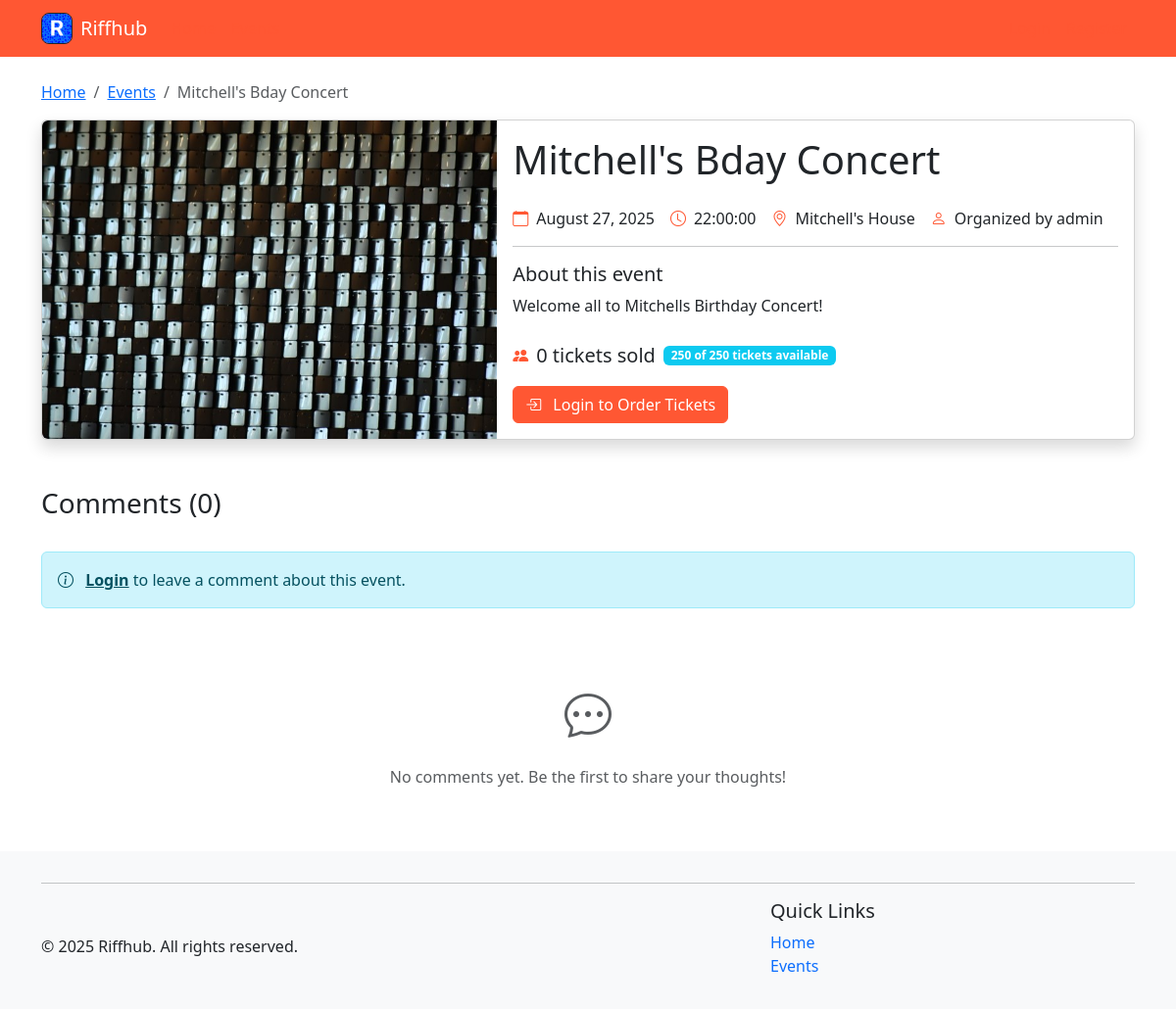
The app's page /events/2, older data.
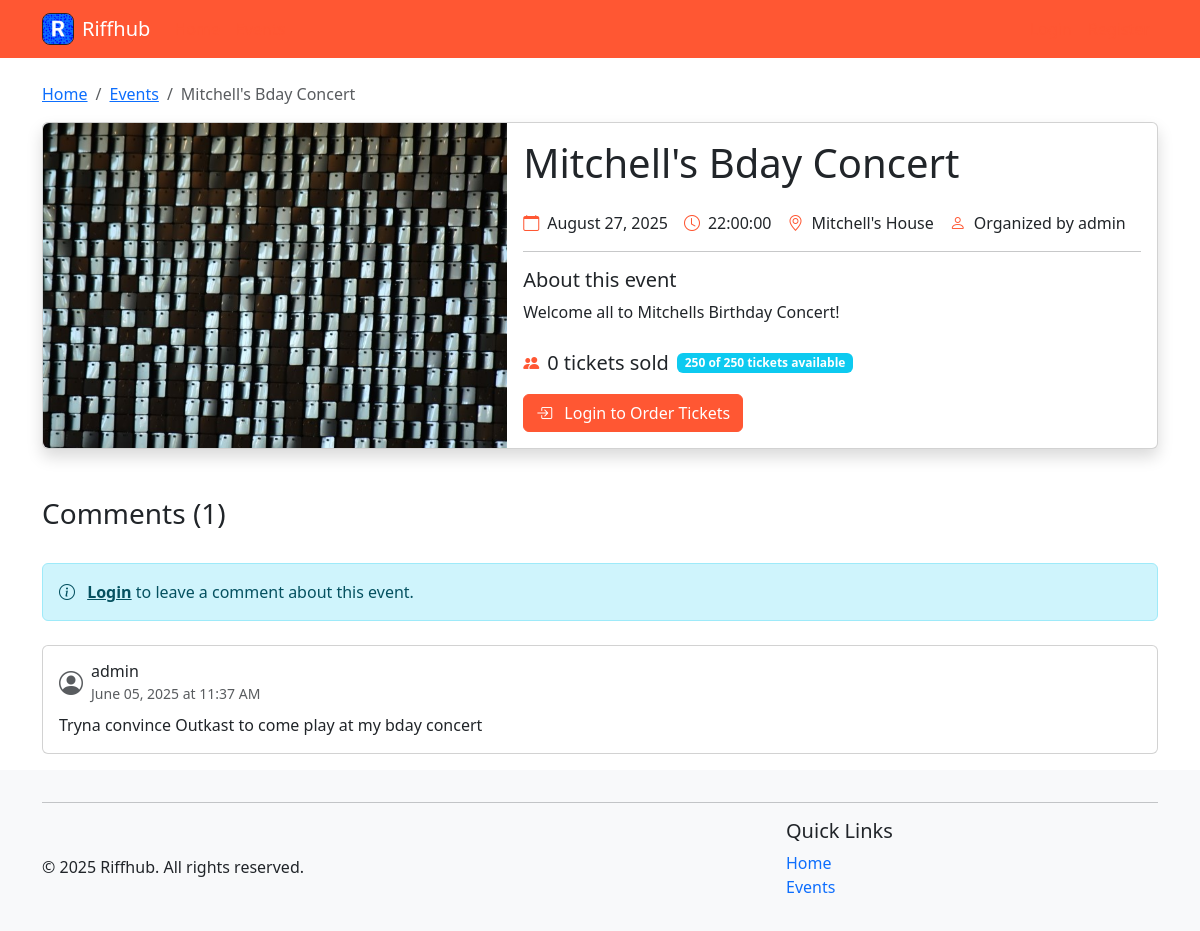
The same page, newer data.
### riffhub/models.py (models this page shows, shortened)
class Event(db.Model):
    __tablename__ = 'events'
    id = db.Column(db.Integer, primary_key=True)
    title = db.Column(db.String(120), nullable=False)
    description = db.Column(db.Text)
    genre_id = db.Column(db.Integer, db.ForeignKey('genres.id'))
    date = db.Column(db.Date, nullable=False)
    time = db.Column(Time, nullable=False)
    location = db.Column(db.String(120))
    image = db.Column(db.String(255))
    capacity = db.Column(db.Integer, default=0)  # 0 means unlimited capacity
    price = db.Column(db.Double, default=0)  # 0 means free entry
    organizer_id = db.Column(db.Integer, db.ForeignKey('users.id'))
    created_at = db.Column(db.DateTime, default=datetime.utcnow)
    tickets = db.relationship('Ticket', backref='event', lazy='dynamic', cascade='all, delete-orphan')
    comments = db.relationship('Comment', backref='event', lazy='dynamic', cascade='all, delete-orphan')
    performances = db.relationship('Performance', backref='event', lazy='dynamic', cascade='all, delete-orphan')
    @property
    def ticket_count(self):
        from riffhub.models import Order  # Import here to avoid circular imports
        return db.session.query(db.func.sum(Ticket.quantity))\
            .join(Order)\
            .filter(Ticket.event_id == self.id)\
            .filter(Order.status == 'completed')\
            .scalar() or 0
    @property
    def available_tickets(self):
        if self.capacity <= 0:  # Unlimited capacity
            return None
        return max(0, self.capacity - self.ticket_count)

class User(db.Model):
    __tablename__ = 'users'
    id = db.Column(db.Integer, primary_key=True)
    username = db.Column(db.String(80), unique=True, nullable=False)
    email = db.Column(db.String(120), unique=True, nullable=False)
    password_hash = db.Column(db.String(128), nullable=False)
    created_at = db.Column(db.DateTime, default=datetime.utcnow)
    events = db.relationship('Event', backref='organizer', lazy='dynamic', cascade='all, delete-orphan')
    orders = db.relationship('Order', backref='user', lazy='dynamic', cascade='all, delete-orphan')
    comments = db.relationship('Comment', backref='user', lazy='dynamic', cascade='all, delete-orphan')
    bands = db.relationship('Band', backref='user', lazy='dynamic', cascade='all, delete-orphan')
    genres = db.relationship('Genre', backref='user', lazy='dynamic', cascade='all, delete-orphan')
    @property
    def password(self):
        raise AttributeError('password is not a readable attribute')

class Comment(db.Model):
    __tablename__ = 'comments'
    id = db.Column(db.Integer, primary_key=True)
    user_id = db.Column(db.Integer, db.ForeignKey('users.id'), nullable=False)
    event_id = db.Column(db.Integer, db.ForeignKey('events.id'), nullable=False)
    body = db.Column(db.Text, nullable=False)
    created_at = db.Column(db.DateTime, default=datetime.utcnow)

### riffhub/blueprints/events/routes.py (the view, shortened to what this page needs)
@bp.route('/<int:event_id>')
def detail(event_id):
    event = Event.query.get_or_404(event_id)
    has_tickets = False
    ticket_count = 0
    comments = Comment.query.filter_by(event_id=event_id).order_by(Comment.created_at.desc()).all()
    comment_form = None
    if 'user_id' in session:
        comment_form = CommentForm()
    current_date = date.today()
    return render_template('detail.html',
                          event=event,
                          has_tickets=has_tickets,
                          ticket_count=ticket_count,
                          comments=comments,
                          comment_form=comment_form,
                          current_date=current_date)

### riffhub/helpers.py (called while the page is built)
def utility_processor():
    def format_date(date_str):
        try:
            if isinstance(date_str, str):
                date_obj = datetime.strptime(date_str, '%Y-%m-%d')
                return date_obj.strftime('%B %d, %Y')
            return date_str.strftime('%B %d, %Y')
        except:
            return date_str
    return dict(format_date=format_date, now=datetime.now())

### riffhub/blueprints/events/templates/detail.html (shortened to what this page needs)
{% extends "base.html" %}
{% block content %}
<nav aria-label="breadcrumb">
    <ol class="breadcrumb">
        <li class="breadcrumb-item"><a href="{{ url_for('main.index') }}">Home</a></li>
        <li class="breadcrumb-item"><a href="{{ url_for('events.list') }}">Events</a></li>
        <li class="breadcrumb-item active" aria-current="page">{{ event.title }}</li>
    </ol>
</nav>
<div class="card shadow mb-4">
    <div class="row g-0">
        {% if event.image %}
        <div class="col-md-5">
            <img src="{{ url_for('static', filename='uploads/' + event.image) }}" class="img-fluid rounded-start"
                alt="{{ event.title }}" style="width: 100%; height: 100%; object-fit: cover;">
        </div>
        {% endif %}
        <div class="col-md-{% if event.image %}7{% else %}12{% endif %}">
            <div class="card-body">
                <div class="d-flex justify-content-between align-items-start">
                    <h1 class="card-title">{{ event.title }}</h1>
                </div>
                <div class="d-flex flex-wrap gap-3 my-3">
                    <div class="d-flex align-items-center">
                        <i class="bi bi-calendar me-2 text-primary"></i>
                        <span>{{ format_date(event.date) }}</span>
                    </div>
                    {% if event.time %}
                    <div class="d-flex align-items-center">
                        <i class="bi bi-clock me-2 text-primary"></i>
                        <span>{{ event.time }}</span>
                    </div>
                    {% endif %}
                    {% if event.location %}
                    <div class="d-flex align-items-center">
                        <i class="bi bi-geo-alt me-2 text-primary"></i>
                        <span>{{ event.location }}</span>
                    </div>
                    {% endif %}
                    <div class="d-flex align-items-center">
                        <i class="bi bi-person me-2 text-primary"></i>
                        <span>Organized by {{ event.organizer.username }}</span>
                    </div>
                </div>
                <hr>
                <h5>About this event</h5>
                <p class="card-text">{{ event.description.replace('\n', '<br>') | safe }}</p>
                <div class="mt-4">
                    <div class="d-flex align-items-center mb-3">
                        <i class="bi bi-people-fill me-2 text-primary"></i>
                        <span class="fs-5">{{ event.ticket_count }} tickets sold</span>
                        {% if event.capacity > 0 %}
                        <span class="badge bg-info ms-2">
                            {{ event.available_tickets }} of {{ event.capacity }} tickets available
                        </span>
                        {% endif %}
                    </div>
                    {% if session.user_id %}
                    {% if has_tickets %}
                    <div class="alert alert-success mb-3">
                        <i class="bi bi-check-circle me-2"></i>
                        You have {{ ticket_count }} ticket(s) for this event
                    </div>
                    <form action="{{ url_for('events.cancel_tickets', event_id=event.id) }}" method="post"
                        onsubmit="return confirm('Are you sure you want to cancel your tickets?');">
                        <input type="hidden" name="csrf_token" value="{{ csrf_token() }}" />
                        <button type="submit" class="btn btn-outline-danger">
                            <i class="bi bi-calendar-x me-2"></i> Cancel My Tickets
                        </button>
                    </form>
                    {% elif not event.is_full %}
                    <a href="{{ url_for('events.order_tickets', event_id=event.id) }}" class="btn btn-primary">
                        <i class="bi bi-ticket-perforated me-2"></i> Order Tickets
                    </a>
                    {% else %}
                    <div class="alert alert-warning">
                        <i class="bi bi-exclamation-triangle me-2"></i>
                        This event is sold out
                    </div>
                    {% endif %}
                    {% else %}
                    <a href="{{ url_for('auth.login') }}" class="btn btn-primary">
                        <i class="bi bi-box-arrow-in-right me-2"></i> Login to Order Tickets
                    </a>
                    {% endif %}
                </div>
            </div>
        </div>
    </div>
</div>
<div class="mt-5">
    <div class="d-flex justify-content-between align-items-center mb-4">
        <h3>Comments ({{ comments|length }})</h3>
    </div>
    {% if session.user_id and comment_form %}
    <div class="card mb-4">
        <div class="card-body">
            <h5 class="card-title">Add a Comment</h5>
            <form method="POST" action="{{ url_for('events.add_comment', event_id=event.id) }}">
                {{ comment_form.hidden_tag() }}
                <div class="mb-3">
                    {{ comment_form.body.label(class="form-label") }}
                    {{ comment_form.body(class="form-control", rows="3", placeholder="Share your thoughts about this event...") }}
                    {% for error in comment_form.body.errors %}
                        <div class="text-danger small">{{ error }}</div>
                    {% endfor %}
                </div>
                <div class="d-flex justify-content-end">
                    {{ comment_form.submit(class="btn btn-primary") }}
                </div>
            </form>
        </div>
    </div>
    {% elif not session.user_id %}
    <div class="alert alert-info mb-4">
        <i class="bi bi-info-circle me-2"></i>
        <a href="{{ url_for('auth.login') }}" class="alert-link">Login</a> to leave a comment about this event.
    </div>
    {% endif %}
    {% if comments %}
    <div class="comments-list">
        {% for comment in comments %}
        <div class="card mb-3">
            <div class="card-body">
                <div class="d-flex justify-content-between align-items-start mb-2">
                    <div class="d-flex align-items-center">
                        <i class="bi bi-person-circle me-2 text-muted fs-4"></i>
                        <div>
                            <h6 class="mb-0">{{ comment.user.username }}</h6>
                            <small class="text-muted">{{ comment.created_at.strftime('%B %d, %Y at %I:%M %p') }}</small>
                        </div>
                    </div>
                </div>
                <p class="card-text mb-0">{{ comment.body }}</p>
            </div>
        </div>
        {% endfor %}
    </div>
    {% else %}
    <div class="text-center py-5">
        <i class="bi bi-chat-dots text-muted" style="font-size: 3rem;"></i>
        <p class="text-muted mt-3">No comments yet. Be the first to share your thoughts!</p>
    </div>
    {% endif %}
</div>
{% endblock %}

### riffhub/templates/base.html (shortened to what this page needs)
<!DOCTYPE html>
<html lang="en">
<head>
  <link href="https://cdn.jsdelivr.net/npm/bootstrap@5.3.0-alpha1/dist/css/bootstrap.min.css" rel="stylesheet" />
  <link rel="stylesheet" href="https://cdn.jsdelivr.net/npm/bootstrap-icons@1.10.3/font/bootstrap-icons.css" />
  <link rel="stylesheet" href="{{ url_for('static', filename='css/styles.css') }}" />
</head>
<body class="flex-wrapper">
  <nav class="navbar navbar-expand-lg navbar-dark bg-primary">
    <div class="container">
      <a class="navbar-brand d-flex align-items-center" href="{{ url_for('main.index') }}">
        <img src="{{ url_for('static', filename='icons/apple-touch-icon.png') }}" alt="Riffhub"
          width="32" height="32" class="me-2 rounded-3 border border border-dark">
        Riffhub
      </a>
      <div class="collapse navbar-collapse" id="navbarNav">
        <ul class="navbar-nav me-auto">
          <li class="nav-item">
            <a class="nav-link" href="{{ url_for('main.index') }}">Home</a>
          </li>
          <li class="nav-item">
            <a class="nav-link" href="{{ url_for('events.list') }}">Events</a>
          </li>
        </ul>
        <ul class="navbar-nav">
          {% if session.user_id %}
          <li class="nav-item dropdown">
            <a class="nav-link dropdown-toggle" href="#" role="button" data-bs-toggle="dropdown">
              <i class="bi bi-person-circle me-1"></i>
              {{ session.username }}
            </a>
            <ul class="dropdown-menu dropdown-menu-end">
              <li>
                <a class="dropdown-item" href="{{ url_for('auth.profile') }}">Profile</a>
              </li>
              <li>
                <hr class="dropdown-divider" />
              </li>
              <li>
                <a class="dropdown-item" href="{{ url_for('auth.logout') }}">Logout</a>
              </li>
            </ul>
          </li>
          {% else %}
          <li class="nav-item">
            <a class="nav-link" href="{{ url_for('auth.login') }}">Login</a>
          </li>
          <li class="nav-item">
            <a class="nav-link" href="{{ url_for('auth.register') }}">Register</a>
          </li>
          {% endif %}
        </ul>
      </div>
    </div>
  </nav>
  <main class="flex-content container mt-4">
     {% block content %}{% endblock %}
  </main>
  <footer class="footer py-3 bg-light">
    <div class="container">
      <hr />
      <div class="d-flex justify-content-between align-items-center">
        <p class="mb-0">
          &copy; {{ now.year }} Riffhub. All rights reserved.
        </p>
        <div class="col-md-4">
          <h5>Quick Links</h5>
          <ul class="list-unstyled">
            <li>
              <a href="{{ url_for('main.index') }}" class="text-decoration-none">Home</a>
            </li>
            <li>
              <a href="{{ url_for('events.list') }}" class="text-decoration-none">Events</a>
            </li>
          </ul>
        </div>
      </div>
    </div>
  </footer>
</body>
</html>

### .utils/ass_2_reference/static/style/styles.css (style rules this page uses)
:root { --brand-primary: #ff5733; --brand-highlight: #ff7300; }
body { text-decoration: none; }
.bg-primary { background-color: var(--brand-primary) !important; }
.text-primary { color: var(--brand-primary) !important; }
.btn-primary { background-color: var(--brand-primary); border-color: var(--brand-primary); }
.nav-link { color: var(--brand-primary); }
.active { color: var(--brand-highlight); font-weight: 500; }

### riffhub/templates/base.html (style rules this page uses)
.flex-wrapper { min-height: 100vh; display: flex; flex-direction: column; }
.flex-content { flex: 1; }

Row changes from the older to the newer data that the page shows:
added Comment: user.username "admin", created_at "June 05, 2025 at 11:37 AM", body "Tryna convince Outkast to come play at my bday concert"
Text that changed along with them:
{{ comments|length }}: "0" → "1"
text no longer shown: "No comments yet. Be the first to share your thoughts!"
